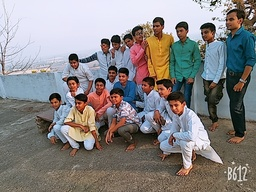
#> input picture PixelMessenger/p2.jpg, 256 x 192 px, shrunk from 960 x 720 before the run
$ python black_white.py
#> lines starting #> are read from the running program, lines starting #| are printed output that depends on the picture
from PIL import Image
import openpyxl

def convert_to_black_and_white(image):
    # Convert the image to grayscale (L mode) and then to RGB
    bw_image = image.convert('L').convert('RGB')
    return bw_image

def compare_images_and_save_to_excel(original_path, bw_path, excel_path):
    # Open the original image
#> called with original_path = 'p2.jpg', bw_path = 'black_and_white_image.jpg', excel_path = 'pixel_rgb_comparison.xlsx'
    original_image = Image.open(original_path)
#> original_image is the input picture: PIL image 256x192 RGB; mean R, G, B 134.2, 130.6, 130
    original_pixels = original_image.load()

    # Convert the original image to black and white
    bw_image = convert_to_black_and_white(original_image)
#> in convert_to_black_and_white, `bw_image = image.convert('L').convert('RGB')`:
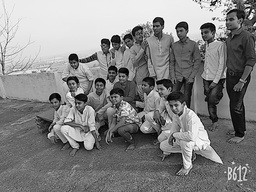
#> bw_image: PIL image 256x192 RGB; min 0, max 255, mean 131.6
    bw_image.save(bw_path)
    bw_pixels = bw_image.load()

    # Create a new Excel workbook and sheet
    workbook = openpyxl.Workbook()
    sheet = workbook.active
    sheet.title = 'Pixel RGB Comparison'

    # Write headers
    sheet.append(['X', 'Y', 'Original R', 'Original G', 'Original B',
                  'BW R', 'BW G', 'BW B'])

    # Get image dimensions
    width, height = original_image.size
#> width = 256; height = 192

    # Iterate through all pixels and compare RGB values
    for y in range(height):
        for x in range(width):
            orig_pixel = original_pixels[x, y][:3]  # Ignore alpha if present
            bw_pixel = bw_pixels[x, y][:3]
            sheet.append([x, y, orig_pixel[0], orig_pixel[1], orig_pixel[2],
                          bw_pixel[0], bw_pixel[1], bw_pixel[2]])

    # Save the workbook
    workbook.save(excel_path)

# Example usage
original_path = 'p2.jpg'  # Replace with your original image path
bw_path = 'black_and_white_image.jpg'  # Replace with your desired black and white image path
excel_path = 'pixel_rgb_comparison.xlsx'  # Replace with your desired Excel file path
compare_images_and_save_to_excel(original_path, bw_path, excel_path)

$ run again, with PixelMessenger/decode_image.png saved as PixelMessenger/p2.jpg
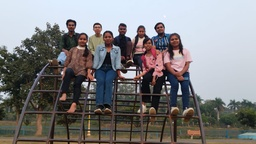
#> input picture PixelMessenger/decode_image.png, 256 x 144 px, shrunk from 1280 x 720 before the run
#> in compare_images_and_save_to_excel, original_image is the input picture: PIL image 256x144 RGB; mean R, G, B 127, 126, 127.2
#> in convert_to_black_and_white, `bw_image = image.convert('L').convert('RGB')`:
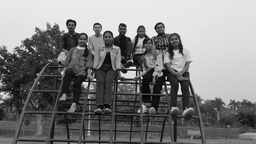
#> bw_image: PIL image 256x144 RGB; min 1, max 249, mean 126.5
